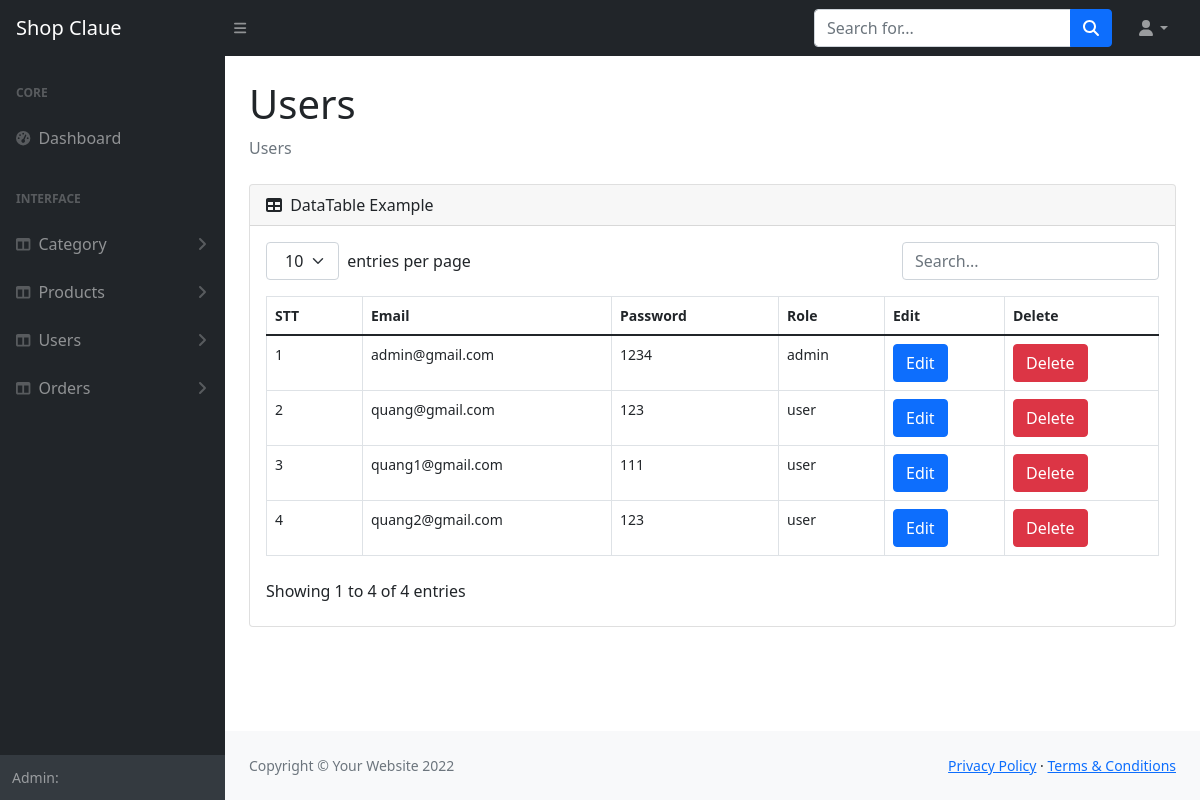
Page /admin/users/index.php on the committed database.
### tables this page shows
CREATE TABLE `users` (
  `id` int(11) NOT NULL,
  `email` varchar(45) NOT NULL,
  `password` varchar(45) NOT NULL,
  `role` varchar(45) NOT NULL
);

### core/db/db_users.php (called while the page is built, shortened)
<?php
$pdo = get_pdo();
function get_all_users(){
    global $pdo;
    $sql = "SELECT * FROM USERS";
    $stmt = $pdo->prepare($sql);
    $stmt->execute();
    $stmt->setFetchMode(PDO::FETCH_ASSOC);
    $result = $stmt->fetchAll();
    $users_list = array();
    foreach ($result as $row){
        $users= array(
            'id' => $row['id'],
            'email' => $row['email'],
            'password' => $row['password'],
            'role' => $row['role']
        );
        array_push($users_list, $users);
    }
    return $users_list;
}
?>

### admin/view/users/_index.php (the view, shortened to what this page needs)
<!DOCTYPE html>
<html lang="en">
<head>
    <link href="../../public/admin/css/style.css" rel="stylesheet" />
</head>
<body class="sb-nav-fixed">
    <?php include_once '../view/inc/_navbar.php' ?>
    <div id="layoutSidenav">
        <?php include_once '../view/inc/_sideleft.php' ?>
        <div id="layoutSidenav_content">
            <main>
                <div class="container-fluid px-4">
                    <h1 class="mt-4">Users</h1>
                    <ol class="breadcrumb mb-4">
                        <li class="breadcrumb-item active">Users</li>
                    </ol>
                    <div class="card mb-4">
                        <div class="card-header">
                            <i class="fas fa-table me-1"></i>
                            DataTable Example
                        </div>
                        <div class="card-body">
                            <table id="datatablesSimple">
                                <thead>
                                    <tr>
                                        <th>STT</th>
                                        <th>Email</th>
                                        <th>Password</th>
                                        <th>Role</th>
                                        <th>Edit</th>
                                        <th>Delete</th>
                                    </tr>
                                </thead>
                                <tbody>
                                    <?php $index = 0; ?>
                                    <?php foreach ($user_list as $user) { ?>
                                        <tr>
                                            <td>
                                                <?php echo ++$index; ?>
                                            </td>
                                            <td>
                                                <?php echo $user['email']; ?>
                                            </td>
                                            <td>
                                                <?php echo $user['password']; ?>
                                            </td>
                                            <td>
                                                <?php echo $user['role']; ?>
                                            </td>
                                            <td>
                                                <a class="btn btn-primary"
                                                    href="edit.php?user_id=<?php echo $user['id']; ?>">Edit</a>
                                            </td>
                                            <td>
                                                <a class="btn btn-danger"
                                                    href="delete.php?user_id=<?php echo $user['id']; ?>">Delete</a>
                                            </td>
                                        </tr>
                                    <?php } ?>
                                </tbody>
                            </table>
                        </div>
                    </div>
                </div>
            </main>
            <footer class="py-4 bg-light mt-auto">
                <div class="container-fluid px-4">
                    <div class="d-flex align-items-center justify-content-between small">
                        <div class="text-muted">Copyright &copy; Your Website 2022</div>
                        <div>
                            <a href="#">Privacy Policy</a>
                            &middot;
                            <a href="#">Terms &amp; Conditions</a>
                        </div>
                    </div>
                </div>
            </footer>
        </div>
    </div>
</body>
</html>

### rows in the picture
users: email "admin@gmail.com", password "1234", role "admin"
users: email "quang@gmail.com", password "123", role "user"
users: email "quang1@gmail.com", password "111", role "user"
users: email "quang2@gmail.com", password "123", role "user"
